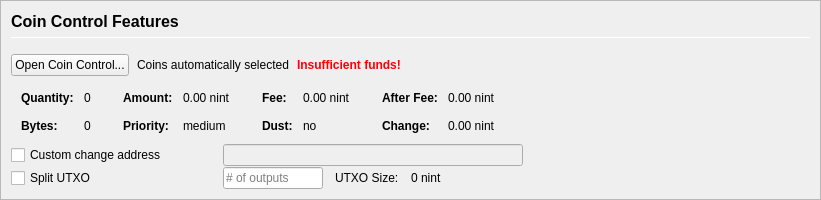
         <widget class="QFrame" name="frameCoinControl">
          <property name="sizePolicy">
           <sizepolicy hsizetype="Expanding" vsizetype="Expanding">
            <horstretch>0</horstretch>
            <verstretch>0</verstretch>
           </sizepolicy>
          </property>
          <property name="maximumSize">
           <size>
            <width>16777215</width>
            <height>16777215</height>
           </size>
          </property>
          <property name="frameShape">
           <enum>QFrame::StyledPanel</enum>
          </property>
          <property name="frameShadow">
           <enum>QFrame::Sunken</enum>
          </property>
          <layout class="QVBoxLayout" name="verticalLayoutCoinControl2">
           <property name="spacing">
            <number>0</number>
           </property>
           <property name="leftMargin">
            <number>0</number>
           </property>
           <property name="topMargin">
            <number>0</number>
           </property>
           <property name="rightMargin">
            <number>0</number>
           </property>
           <property name="bottomMargin">
            <number>0</number>
           </property>
           <item>
            <widget class="QFrame" name="frameCoinControl_BG">
             <layout class="QVBoxLayout" name="verticalLayoutCoinControl" stretch="0,0,0,0,0,0">
              <property name="spacing">
               <number>1</number>
              </property>
              <property name="leftMargin">
               <number>10</number>
              </property>
              <property name="topMargin">
               <number>10</number>
              </property>
              <item>
               <layout class="QHBoxLayout" name="horizontalLayoutCoinControl1">
                <property name="bottomMargin">
                 <number>15</number>
                </property>
                <item>
                 <layout class="QVBoxLayout" name="verticalLayout_3">
                  <property name="spacing">
                   <number>6</number>
                  </property>
                  <item>
                   <widget class="QLabel" name="labelCoinControlFeatures">
                    <property name="sizePolicy">
                     <sizepolicy hsizetype="Preferred" vsizetype="Maximum">
                      <horstretch>0</horstretch>
                      <verstretch>0</verstretch>
                     </sizepolicy>
                    </property>
                    <property name="minimumSize">
                     <size>
                      <width>0</width>
                      <height>20</height>
                     </size>
                    </property>
                    <property name="font">
                     <font>
                      <pointsize>12</pointsize>
                      <weight>75</weight>
                      <bold>true</bold>
                     </font>
                    </property>
                    <property name="styleSheet">
                     <string notr="true">font-weight:bold;</string>
                    </property>
                    <property name="text">
                     <string>Coin Control Features</string>
                    </property>
                   </widget>
                  </item>
                  <item>
                   <widget class="Line" name="line">
                    <property name="minimumSize">
                     <size>
                      <width>0</width>
                      <height>1</height>
                     </size>
                    </property>
                    <property name="maximumSize">
                     <size>
                      <width>16777215</width>
                      <height>1</height>
                     </size>
                    </property>
                    <property name="orientation">
                     <enum>Qt::Horizontal</enum>
                    </property>
                   </widget>
                  </item>
                 </layout>
                </item>
               </layout>
              </item>
              <item>
               <layout class="QHBoxLayout" name="horizontalLayoutCoinControl2" stretch="0,0,0,0">
                <property name="spacing">
                 <number>8</number>
                </property>
                <property name="bottomMargin">
                 <number>10</number>
                </property>
                <item>
                 <widget class="QPushButton" name="pushButtonCoinControl">
                  <property name="styleSheet">
                   <string notr="true"/>
                  </property>
                  <property name="text">
                   <string>Open Coin Control...</string>
                  </property>
                  <property name="autoDefault">
                   <bool>false</bool>
                  </property>
                 </widget>
                </item>
                <item>
                 <widget class="QLabel" name="labelCoinControlAutomaticallySelected">
                  <property name="text">
                   <string>Coins automatically selected</string>
                  </property>
                  <property name="margin">
                   <number>5</number>
                  </property>
                 </widget>
                </item>
                <item>
                 <widget class="QLabel" name="labelCoinControlInsuffFunds">
                  <property name="font">
                   <font>
                    <weight>75</weight>
                    <bold>true</bold>
                   </font>
                  </property>
                  <property name="styleSheet">
                   <string notr="true">color:red;font-weight:bold;</string>
                  </property>
                  <property name="text">
                   <string>Insufficient funds!</string>
                  </property>
                  <property name="margin">
                   <number>5</number>
                  </property>
                 </widget>
                </item>
                <item>
                 <spacer name="horizontalSpacerCoinControl">
                  <property name="orientation">
                   <enum>Qt::Horizontal</enum>
                  </property>
                  <property name="sizeHint" stdset="0">
                   <size>
                    <width>40</width>
                    <height>1</height>
                   </size>
                  </property>
                 </spacer>
                </item>
               </layout>
              </item>
              <item>
               <widget class="QWidget" name="widgetCoinControl" native="true">
                <property name="sizePolicy">
                 <sizepolicy hsizetype="Preferred" vsizetype="Preferred">
                  <horstretch>0</horstretch>
                  <verstretch>0</verstretch>
                 </sizepolicy>
                </property>
                <property name="minimumSize">
                 <size>
                  <width>0</width>
                  <height>0</height>
                 </size>
                </property>
                <property name="styleSheet">
                 <string notr="true"/>
                </property>
                <layout class="QHBoxLayout" name="horizontalLayoutCoinControl5">
                 <property name="leftMargin">
                  <number>0</number>
                 </property>
                 <property name="topMargin">
                  <number>0</number>
                 </property>
                 <property name="rightMargin">
                  <number>0</number>
                 </property>
                 <property name="bottomMargin">
                  <number>0</number>
                 </property>
                 <item>
                  <layout class="QHBoxLayout" name="horizontalLayoutCoinControl3" stretch="0,0,0,1">
                   <property name="spacing">
                    <number>20</number>
                   </property>
                   <property name="topMargin">
                    <number>0</number>
                   </property>
                   <property name="bottomMargin">
                    <number>10</number>
                   </property>
                   <item>
                    <layout class="QFormLayout" name="formLayoutCoinControl1">
                     <property name="horizontalSpacing">
                      <number>10</number>
                     </property>
                     <property name="verticalSpacing">
                      <number>14</number>
                     </property>
                     <property name="leftMargin">
                      <number>10</number>
                     </property>
                     <property name="topMargin">
                      <number>4</number>
                     </property>
                     <property name="rightMargin">
                      <number>6</number>
                     </property>
                     <item row="0" column="0">
                      <widget class="QLabel" name="labelCoinControlQuantityText">
                       <property name="font">
                        <font>
                         <weight>75</weight>
                         <bold>true</bold>
                        </font>
                       </property>
                       <property name="text">
                        <string>Quantity:</string>
                       </property>
                       <property name="margin">
                        <number>0</number>
                       </property>
                      </widget>
                     </item>
                     <item row="0" column="1">
                      <widget class="QLabel" name="labelCoinControlQuantity">
                       <property name="cursor">
                        <cursorShape>IBeamCursor</cursorShape>
                       </property>
                       <property name="contextMenuPolicy">
                        <enum>Qt::ActionsContextMenu</enum>
                       </property>
                       <property name="text">
                        <string notr="true">0</string>
                       </property>
                       <property name="margin">
                        <number>0</number>
                       </property>
                       <property name="textInteractionFlags">
                        <set>Qt::LinksAccessibleByMouse|Qt::TextSelectableByKeyboard|Qt::TextSelectableByMouse</set>
                       </property>
                      </widget>
                     </item>
                     <item row="1" column="0">
                      <widget class="QLabel" name="labelCoinControlBytesText">
                       <property name="font">
                        <font>
                         <weight>75</weight>
                         <bold>true</bold>
                        </font>
                       </property>
                       <property name="text">
                        <string>Bytes:</string>
                       </property>
                      </widget>
                     </item>
                     <item row="1" column="1">
                      <widget class="QLabel" name="labelCoinControlBytes">
                       <property name="cursor">
                        <cursorShape>IBeamCursor</cursorShape>
                       </property>
                       <property name="contextMenuPolicy">
                        <enum>Qt::ActionsContextMenu</enum>
                       </property>
                       <property name="text">
                        <string notr="true">0</string>
                       </property>
                       <property name="textInteractionFlags">
                        <set>Qt::LinksAccessibleByMouse|Qt::TextSelectableByKeyboard|Qt::TextSelectableByMouse</set>
                       </property>
                      </widget>
                     </item>
                    </layout>
                   </item>
                   <item>
                    <layout class="QFormLayout" name="formLayoutCoinControl2">
                     <property name="horizontalSpacing">
                      <number>10</number>
                     </property>
                     <property name="verticalSpacing">
                      <number>14</number>
                     </property>
                     <property name="leftMargin">
                      <number>6</number>
                     </property>
                     <property name="topMargin">
                      <number>4</number>
                     </property>
                     <property name="rightMargin">
                      <number>6</number>
                     </property>
                     <item row="0" column="0">
                      <widget class="QLabel" name="labelCoinControlAmountText">
                       <property name="font">
                        <font>
                         <weight>75</weight>
                         <bold>true</bold>
                        </font>
                       </property>
                       <property name="text">
                        <string>Amount:</string>
                       </property>
                       <property name="margin">
                        <number>0</number>
                       </property>
                      </widget>
                     </item>
                     <item row="0" column="1">
                      <widget class="QLabel" name="labelCoinControlAmount">
                       <property name="cursor">
                        <cursorShape>IBeamCursor</cursorShape>
                       </property>
                       <property name="contextMenuPolicy">
                        <enum>Qt::ActionsContextMenu</enum>
                       </property>
                       <property name="text">
                        <string notr="true">0.00 nint</string>
                       </property>
                       <property name="textInteractionFlags">
                        <set>Qt::LinksAccessibleByMouse|Qt::TextSelectableByKeyboard|Qt::TextSelectableByMouse</set>
                       </property>
                      </widget>
                     </item>
                     <item row="1" column="0">
                      <widget class="QLabel" name="labelCoinControlPriorityText">
                       <property name="font">
                        <font>
                         <weight>75</weight>
                         <bold>true</bold>
                        </font>
                       </property>
                       <property name="text">
                        <string>Priority:</string>
                       </property>
                      </widget>
                     </item>
                     <item row="1" column="1">
                      <widget class="QLabel" name="labelCoinControlPriority">
                       <property name="cursor">
                        <cursorShape>IBeamCursor</cursorShape>
                       </property>
                       <property name="contextMenuPolicy">
                        <enum>Qt::ActionsContextMenu</enum>
                       </property>
                       <property name="text">
                        <string>medium</string>
                       </property>
                       <property name="textInteractionFlags">
                        <set>Qt::LinksAccessibleByMouse|Qt::TextSelectableByKeyboard|Qt::TextSelectableByMouse</set>
                       </property>
                      </widget>
                     </item>
                    </layout>
                   </item>
                   <item>
                    <layout class="QFormLayout" name="formLayoutCoinControl3">
                     <property name="horizontalSpacing">
                      <number>10</number>
                     </property>
                     <property name="verticalSpacing">
                      <number>14</number>
                     </property>
                     <property name="leftMargin">
                      <number>6</number>
                     </property>
                     <property name="topMargin">
                      <number>4</number>
                     </property>
                     <property name="rightMargin">
                      <number>6</number>
                     </property>
                     <item row="0" column="0">
                      <widget class="QLabel" name="labelCoinControlFeeText">
                       <property name="font">
                        <font>
                         <weight>75</weight>
                         <bold>true</bold>
                        </font>
                       </property>
                       <property name="text">
                        <string>Fee:</string>
                       </property>
                       <property name="margin">
                        <number>0</number>
                       </property>
                      </widget>
                     </item>
                     <item row="0" column="1">
                      <widget class="QLabel" name="labelCoinControlFee">
                       <property name="cursor">
                        <cursorShape>IBeamCursor</cursorShape>
                       </property>
                       <property name="contextMenuPolicy">
                        <enum>Qt::ActionsContextMenu</enum>
                       </property>
                       <property name="text">
                        <string notr="true">0.00 nint</string>
                       </property>
                       <property name="textInteractionFlags">
                        <set>Qt::LinksAccessibleByMouse|Qt::TextSelectableByKeyboard|Qt::TextSelectableByMouse</set>
                       </property>
                      </widget>
                     </item>
                     <item row="1" column="0">
                      <widget class="QLabel" name="labelCoinControlLowOutputText">
                       <property name="font">
                        <font>
                         <weight>75</weight>
                         <bold>true</bold>
                        </font>
                       </property>
                       <property name="text">
                        <string>Dust:</string>
                       </property>
                      </widget>
                     </item>
                     <item row="1" column="1">
                      <widget class="QLabel" name="labelCoinControlLowOutput">
                       <property name="cursor">
                        <cursorShape>IBeamCursor</cursorShape>
                       </property>
                       <property name="contextMenuPolicy">
                        <enum>Qt::ActionsContextMenu</enum>
                       </property>
                       <property name="text">
                        <string>no</string>
                       </property>
                       <property name="textInteractionFlags">
                        <set>Qt::LinksAccessibleByMouse|Qt::TextSelectableByKeyboard|Qt::TextSelectableByMouse</set>
                       </property>
                      </widget>
                     </item>
                    </layout>
                   </item>
                   <item>
                    <layout class="QFormLayout" name="formLayoutCoinControl4">
                     <property name="horizontalSpacing">
                      <number>10</number>
                     </property>
                     <property name="verticalSpacing">
                      <number>14</number>
                     </property>
                     <property name="leftMargin">
                      <number>6</number>
                     </property>
                     <property name="topMargin">
                      <number>4</number>
                     </property>
                     <property name="rightMargin">
                      <number>6</number>
                     </property>
                     <item row="0" column="0">
                      <widget class="QLabel" name="labelCoinControlAfterFeeText">
                       <property name="font">
                        <font>
                         <weight>75</weight>
                         <bold>true</bold>
                        </font>
                       </property>
                       <property name="text">
                        <string>After Fee:</string>
                       </property>
                       <property name="margin">
                        <number>0</number>
                       </property>
                      </widget>
                     </item>
                     <item row="0" column="1">
                      <widget class="QLabel" name="labelCoinControlAfterFee">
                       <property name="cursor">
                        <cursorShape>IBeamCursor</cursorShape>
                       </property>
                       <property name="contextMenuPolicy">
                        <enum>Qt::ActionsContextMenu</enum>
                       </property>
                       <property name="text">
                        <string notr="true">0.00 nint</string>
                       </property>
                       <property name="textInteractionFlags">
                        <set>Qt::LinksAccessibleByMouse|Qt::TextSelectableByKeyboard|Qt::TextSelectableByMouse</set>
                       </property>
                      </widget>
                     </item>
                     <item row="1" column="0">
                      <widget class="QLabel" name="labelCoinControlChangeText">
                       <property name="font">
                        <font>
                         <weight>75</weight>
                         <bold>true</bold>
                        </font>
                       </property>
                       <property name="text">
                        <string>Change:</string>
                       </property>
                      </widget>
                     </item>
                     <item row="1" column="1">
                      <widget class="QLabel" name="labelCoinControlChange">
                       <property name="cursor">
                        <cursorShape>IBeamCursor</cursorShape>
                       </property>
                       <property name="contextMenuPolicy">
                        <enum>Qt::ActionsContextMenu</enum>
                       </property>
                       <property name="text">
                        <string notr="true">0.00 nint</string>
                       </property>
                       <property name="textInteractionFlags">
                        <set>Qt::LinksAccessibleByMouse|Qt::TextSelectableByKeyboard|Qt::TextSelectableByMouse</set>
                       </property>
                      </widget>
                     </item>
                    </layout>
                   </item>
                  </layout>
                 </item>
                </layout>
               </widget>
              </item>
              <item>
               <layout class="QHBoxLayout" name="horizontalLayoutCoinControl4">
                <property name="spacing">
                 <number>12</number>
                </property>
                <property name="sizeConstraint">
                 <enum>QLayout::SetDefaultConstraint</enum>
                </property>
                <property name="topMargin">
                 <number>0</number>
                </property>
                <property name="rightMargin">
                 <number>0</number>
                </property>
                <item>
                 <widget class="QCheckBox" name="checkBoxCoinControlChange">
                  <property name="sizePolicy">
                   <sizepolicy hsizetype="Preferred" vsizetype="Preferred">
                    <horstretch>0</horstretch>
                    <verstretch>0</verstretch>
                   </sizepolicy>
                  </property>
                  <property name="minimumSize">
                   <size>
                    <width>200</width>
                    <height>0</height>
                   </size>
                  </property>
                  <property name="maximumSize">
                   <size>
                    <width>200</width>
                    <height>16777215</height>
                   </size>
                  </property>
                  <property name="toolTip">
                   <string>If this is activated, but the change address is empty or invalid, change will be sent to a newly generated address.</string>
                  </property>
                  <property name="text">
                   <string>Custom change address</string>
                  </property>
                 </widget>
                </item>
                <item>
                 <widget class="QValidatedLineEdit" name="lineEditCoinControlChange">
                  <property name="enabled">
                   <bool>false</bool>
                  </property>
                  <property name="sizePolicy">
                   <sizepolicy hsizetype="Preferred" vsizetype="Preferred">
                    <horstretch>0</horstretch>
                    <verstretch>0</verstretch>
                   </sizepolicy>
                  </property>
                  <property name="minimumSize">
                   <size>
                    <width>300</width>
                    <height>0</height>
                   </size>
                  </property>
                 </widget>
                </item>
                <item>
                 <widget class="QLabel" name="labelCoinControlChangeLabel">
                  <property name="sizePolicy">
                   <sizepolicy hsizetype="Preferred" vsizetype="Preferred">
                    <horstretch>0</horstretch>
                    <verstretch>0</verstretch>
                   </sizepolicy>
                  </property>
                  <property name="minimumSize">
                   <size>
                    <width>100</width>
                    <height>0</height>
                   </size>
                  </property>
                  <property name="text">
                   <string/>
                  </property>
                  <property name="margin">
                   <number>3</number>
                  </property>
                 </widget>
                </item>
               </layout>
              </item>
              <item>
               <layout class="QHBoxLayout" name="horizontalLayoutCoinControl6">
                <property name="spacing">
                 <number>12</number>
                </property>
                <property name="rightMargin">
                 <number>0</number>
                </property>
                <item>
                 <widget class="QCheckBox" name="splitBlockCheckBox">
                  <property name="sizePolicy">
                   <sizepolicy hsizetype="Preferred" vsizetype="Preferred">
                    <horstretch>0</horstretch>
                    <verstretch>0</verstretch>
                   </sizepolicy>
                  </property>
                  <property name="minimumSize">
                   <size>
                    <width>200</width>
                    <height>0</height>
                   </size>
                  </property>
                  <property name="maximumSize">
                   <size>
                    <width>200</width>
                    <height>16777215</height>
                   </size>
                  </property>
                  <property name="text">
                   <string>Split UTXO</string>
                  </property>
                 </widget>
                </item>
                <item>
                 <widget class="QLineEdit" name="splitBlockLineEdit">
                  <property name="sizePolicy">
                   <sizepolicy hsizetype="Preferred" vsizetype="Preferred">
                    <horstretch>50</horstretch>
                    <verstretch>0</verstretch>
                   </sizepolicy>
                  </property>
                  <property name="minimumSize">
                   <size>
                    <width>100</width>
                    <height>0</height>
                   </size>
                  </property>
                  <property name="maximumSize">
                   <size>
                    <width>100</width>
                    <height>16777215</height>
                   </size>
                  </property>
                  <property name="placeholderText">
                   <string># of outputs</string>
                  </property>
                 </widget>
                </item>
                <item>
                 <widget class="QLabel" name="labelBlockSizeText">
                  <property name="text">
                   <string>UTXO Size:</string>
                  </property>
                 </widget>
                </item>
                <item>
                 <widget class="QLabel" name="labelBlockSize">
                  <property name="text">
                   <string>0 nint</string>
                  </property>
                 </widget>
                </item>
                <item>
                 <spacer name="horizontalSpacer_7">
                  <property name="orientation">
                   <enum>Qt::Horizontal</enum>
                  </property>
                  <property name="sizeHint" stdset="0">
                   <size>
                    <width>40</width>
                    <height>20</height>
                   </size>
                  </property>
                 </spacer>
                </item>
               </layout>
              </item>
              <item>
               <spacer name="verticalSpacerCoinControl">
                <property name="orientation">
                 <enum>Qt::Vertical</enum>
                </property>
                <property name="sizeHint" stdset="0">
                 <size>
                  <width>800</width>
                  <height>1</height>
                 </size>
                </property>
               </spacer>
              </item>
             </layout>
            </widget>
           </item>
          </layout>
         </widget>
